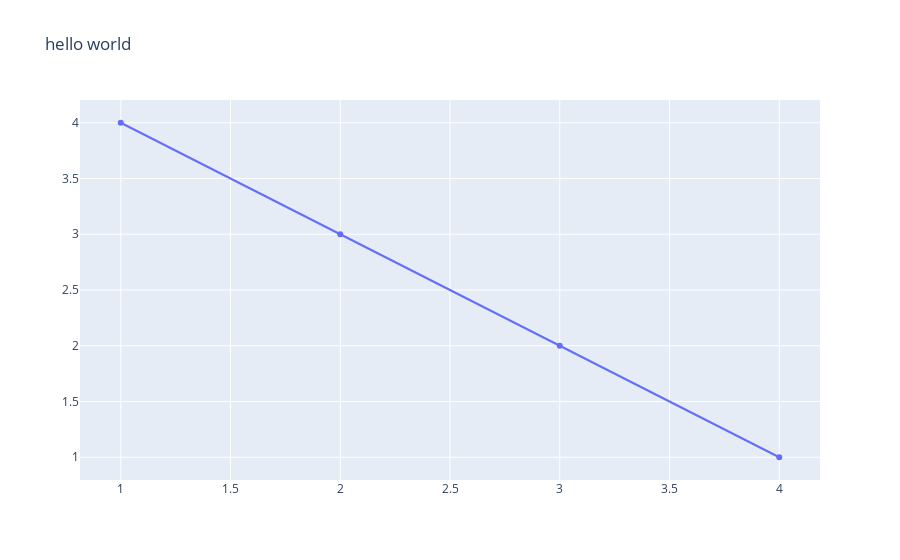

Notebook code for this chart:
### Code cell
import plotly
import plotly.graph_objs as go

plotly.offline.init_notebook_mode(connected=True)

plotly.offline.iplot({
    "data": [go.Scatter(x=[1, 2, 3, 4], y=[4, 3, 2, 1])],
    "layout": go.Layout(title="hello world")
})

### Figure 1 — Plotly figure (JSON) as saved in the notebook; plotly's stock layout.template omitted (floating-point values rounded to 4 significant figures)
{"data": [{"type": "scatter", "x": [1, 2, 3, 4], "y": [4, 3, 2, 1]}], "layout": {"autosize": true, "title": {"text": "hello world"}, "xaxis": {"autorange": true, "range": [0.8218, 4.178], "type": "linear"}, "yaxis": {"autorange": true, "range": [0.7803, 4.22], "type": "linear"}}}
